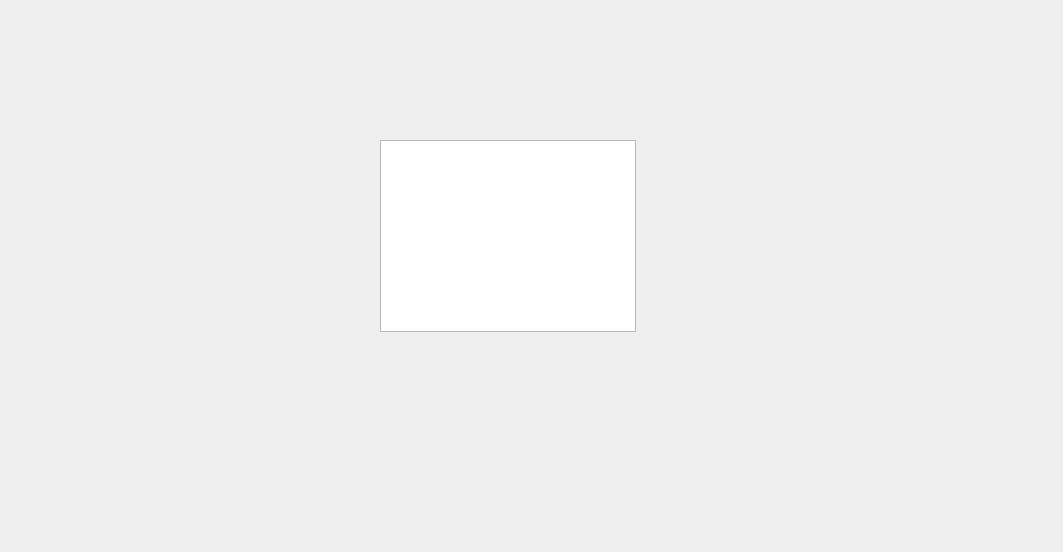
<?xml version="1.0" encoding="UTF-8"?>
<ui version="4.0">
 <class>Radar_mode</class>
 <widget class="QWidget" name="Radar_mode">
  <property name="geometry">
   <rect>
    <x>0</x>
    <y>0</y>
    <width>1063</width>
    <height>552</height>
   </rect>
  </property>
  <property name="windowTitle">
   <string>Radar_mode</string>
  </property>
  <widget class="QTableWidget" name="tableWidget">
   <property name="geometry">
    <rect>
     <x>380</x>
     <y>140</y>
     <width>256</width>
     <height>192</height>
    </rect>
   </property>
  </widget>
 </widget>
 <layoutdefault spacing="6" margin="11"/>
 <resources/>
 <connections/>
</ui>
